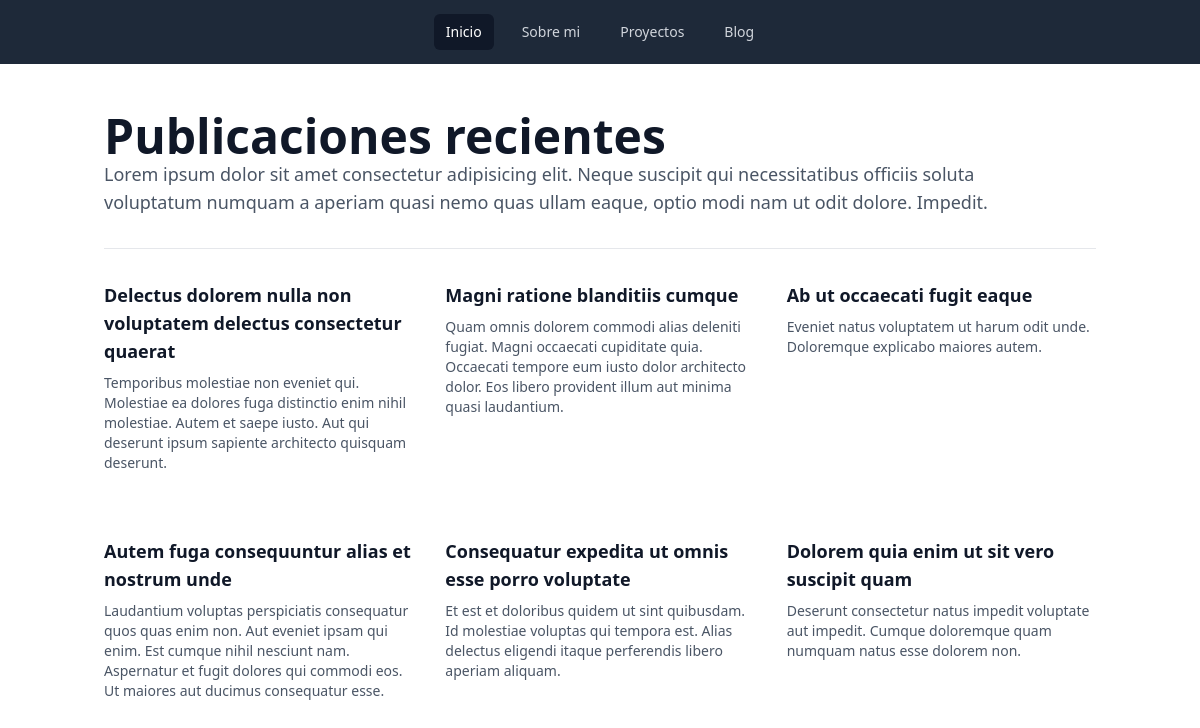
The page / on the database its author committed.
### tables this page shows
CREATE TABLE `posts` (
  `id` bigint(20) unsigned NOT NULL AUTO_INCREMENT,
  `title` varchar(255) NOT NULL,
  `excerpt` text NOT NULL,
  `content` text NOT NULL,
  PRIMARY KEY (`id`)
);

### routes/web.php (called while the page is built)
<?php
return [
    '/'                 => 'app/Controllers/home.php',
    '/post'             => 'app/Controllers/post.php',
    '/about'            => 'app/Controllers/about.php',
    '/blog'             => 'app/Controllers/blog.php',
    '/links'            => 'app/Controllers/links.php',
    '/links/create'     =>  'app/Controllers/links-create.php'
];
?>

### app/Controllers/home.php (called while the page is built)
<?php
$posts = $db->query('SELECT * FROM posts ORDER BY id DESC LIMIT 6')->get();
require __DIR__. '/../../resources/home.template.php';
?>

### framework/Database.php (called while the page is built, shortened)
<?php
class Database
{
    private $connection;
    private $statement;
    public function __construct()
    {
        $dsn = 'mysql:host=127.0.0.1;dbname=Web-php;charset=utf8mb4';
        $this->connection = new PDO($dsn, 'admin', '000000');
    }
    public function query($sql, $params = [])
    {
        $this->statement = $this->connection->prepare($sql);
        $this->statement->execute($params);
        return $this;
    }
    public function get()
    {
        return $this->statement->fetchAll(PDO::FETCH_ASSOC);
    }
}

### resources/home.template.php (the view)
<?php require __DIR__ . '/partials/header.php'; ?>
<div class="border-b border-gray-200 pb-8 mb-8">
    <h2 class="text-4xl font-semibold text-gray-900 sm:text-5xl">Publicaciones recientes</h2>
    <p class="text-lg text-gray-600 w-full max-w-4xl">
        Lorem ipsum dolor sit amet consectetur adipisicing elit. Neque suscipit qui necessitatibus officiis soluta voluptatum numquam a aperiam quasi nemo quas ullam eaque, optio modi nam ut odit dolore. Impedit.
    </p>
</div>
<div class="grid grid-cols-1 lg:grid-cols-3 gap-x-8 gap-y-16">
    <?php foreach($posts as $post): ?>
        <article>
            <h3 class="text-lg font-semibold text-gray-900 hover:text-gray-600">
                <a href="/post?id=<?= $post["id"] ?> ?>">
                    <?= $post['title'] ?>
                </a>
            </h3>
            <p class="mt-2 text-sm text-gray-600"><?= $post['excerpt'] ?></p>
        </article>
    <?php endforeach; ?>
</div>
<?php require __DIR__ . '/partials/footer.php'; ?>

### public/index.php (shortened to what this page needs)
<?php
require __DIR__. '/../framework/Database.php';
$db= new Database();
$routes = require __DIR__ . '/../routes/web.php';
$requestUri = parse_url($_SERVER['REQUEST_URI'], PHP_URL_PATH);
$route = $routes[$requestUri] ?? null;
if ($route) {
    require __DIR__. '/../' . $route;
} else {
    exit('404 Not Found');
}
?>

### resources/partials/header.php (shortened to what this page needs)
<!DOCTYPE html>
<html lang="en">
<head>
    <script src="https://cdn.jsdelivr.net/npm/@tailwindcss/browser@4"></script>
</head>
<body>
    <div class="mb-8">
            <?php require __DIR__ . '/navbar.php'; ?>
    </div>
    <div class="container mx-auto p-4">

### resources/partials/navbar.php (shortened to what this page needs)
<nav class="bg-gray-800">
        <div class="mx-auto max-w-7xl flex h-16 items-center justify-center">
                <div class="flex gap-4">
                        <a href="/"          class="<?= $_SERVER['REQUEST_URI'] === '/'         ? 'bg-gray-900 text-white'  : 'text-gray-300 hover:bg-gray-700 hover:text-white' ?> rounded-md px-3 py-2 text-sm font-medium">Inicio</a>
                        <a href="/about"     class="<?= $_SERVER['REQUEST_URI'] === '/about'    ?  'bg-gray-900 text-white' : 'text-gray-300 hover:bg-gray-700 hover:text-white' ?> rounded-md px-3 py-2 text-sm font-medium">Sobre mi</a>
                        <a href="/links"     class="<?= $_SERVER['REQUEST_URI'] === '/links'    ?  'bg-gray-900 text-white' : 'text-gray-300 hover:bg-gray-700 hover:text-white' ?> rounded-md px-3 py-2 text-sm font-medium">Proyectos</a>
                        <a href="/blog"      class="<?= $_SERVER['REQUEST_URI'] === '/blog'     ?  'bg-gray-900 text-white' : 'text-gray-300 hover:bg-gray-700 hover:text-white' ?> rounded-md px-3 py-2 text-sm font-medium">Blog</a>
                </div>
        </div>
</nav>

### resources/partials/footer.php
</div>
</body>
</html>

### rows shown on the page
posts: title "Delectus dolorem nulla non voluptatem delectus consectetur quaerat", excerpt "Temporibus molestiae non eveniet qui. Molestiae ea dolores fuga distinctio enim nihil molestiae. Autem et saepe iusto. Aut qui deserunt ipsum sapiente architecto quisquam deserunt."
posts: title "Magni ratione blanditiis cumque", excerpt "Quam omnis dolorem commodi alias deleniti fugiat. Magni occaecati cupiditate quia. Occaecati tempore eum iusto dolor architecto dolor. Eos libero provident illum aut minima quasi laudantium."
posts: title "Ab ut occaecati fugit eaque", excerpt "Eveniet natus voluptatem ut harum odit unde. Doloremque explicabo maiores autem."
posts: title "Autem fuga consequuntur alias et nostrum unde", excerpt "Laudantium voluptas perspiciatis consequatur quos quas enim non. Aut eveniet ipsam qui enim. Est cumque nihil nesciunt nam. Aspernatur et fugit dolores qui commodi eos. Ut maiores aut ducimus consequatur esse."
posts: title "Consequatur expedita ut omnis esse porro voluptate", excerpt "Et est et doloribus quidem ut sint quibusdam. Id molestiae voluptas qui tempora est. Alias delectus eligendi itaque perferendis libero aperiam aliquam."
posts: title "Dolorem quia enim ut sit vero suscipit quam", excerpt "Deserunt consectetur natus impedit voluptate aut impedit. Cumque doloremque quam numquam natus esse dolorem non."
